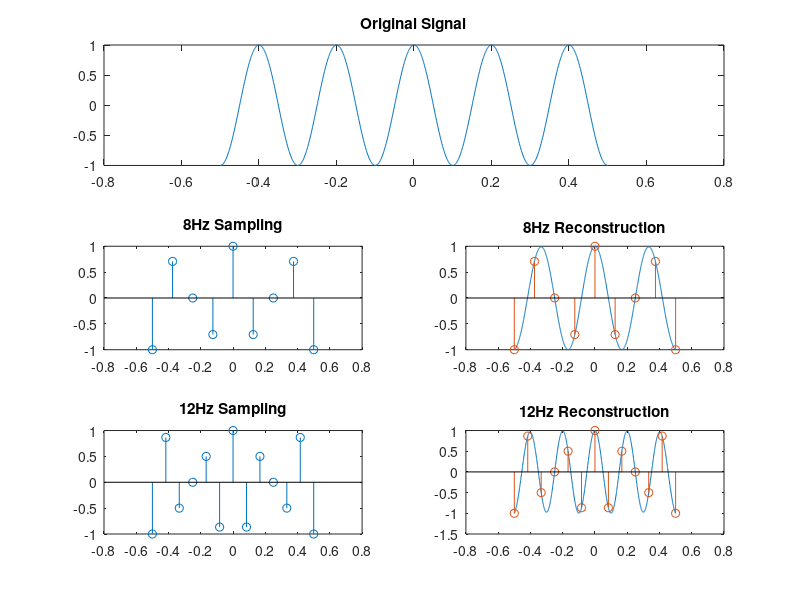

Reproduce this figure in MATLAB.
f0 = 5;

t = -0.5:0.001:0.5;
y = cos(2 * pi * f0 * t);

subplot(3, 2, 1:2);
set(gca,'XTick', (-0.5:0.1:0.5)); set(gca, "YTick", (-1:1.0:1));
plot(t, y);
title("Original Signal");

subplot(3, 2, 3);
f1 = 8; t1 = -0.5:(1 / f1):0.5; Ts1 = 1 / f1;
yn_1 = cos(2 * pi * f0 * t1);
set(gca,'XTick', (-0.5:0.5:0.5)); set(gca, "YTick", (-1:1.0:1));
stem(t1, yn_1);
title("8Hz Sampling");

subplot(3, 2, 4);
yn_r1 = zeros(1, length(t));
for i = 1:length(t1)
    for k = 1:length(t)
        yn_r1(k) = yn_r1(k) + yn_1(i) * sinc((t(k) - t1(i)) / Ts1);
    end
end
plot(t, yn_r1);
hold on
stem(t1, yn_1)
title("8Hz Reconstruction");

subplot(3, 2, 5);
f2 = 12; t2 = -0.5:1 / f2:0.5;
yn_2 = cos(2*pi*f0*t2);
set(gca,'XTick', (-0.5:0.5:0.5)); set(gca, "YTick", (-1:1.0:1));
stem(t2, yn_2);
title("12Hz Sampling");

subplot(3, 2, 6);
yn_r2 = zeros(1, length(t));
Ts2 = 1 / f2;
for i = 1:length(t2)
    for k = 1:length(t)
        yn_r2(k) = yn_r2(k) + yn_2(i) * sinc((t(k) - t2(i)) / Ts2);
    end
end

plot(t, yn_r2);
hold on
stem(t2, yn_2)
title("12Hz Reconstruction");